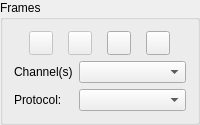
             <widget class="QGroupBox" name="framesGroupBox">
              <property name="title">
               <string>Frames</string>
              </property>
              <layout class="QGridLayout" name="gridLayout_32">
               <item row="0" column="0">
                <layout class="QHBoxLayout" name="horizontalLayout">
                 <property name="spacing">
                  <number>0</number>
                 </property>
                 <item>
                  <widget class="QToolButton" name="insertFramesBtn">
                   <property name="enabled">
                    <bool>false</bool>
                   </property>
                   <property name="sizePolicy">
                    <sizepolicy hsizetype="Fixed" vsizetype="Fixed">
                     <horstretch>0</horstretch>
                     <verstretch>0</verstretch>
                    </sizepolicy>
                   </property>
                   <property name="minimumSize">
                    <size>
                     <width>24</width>
                     <height>24</height>
                    </size>
                   </property>
                   <property name="maximumSize">
                    <size>
                     <width>24</width>
                     <height>24</height>
                    </size>
                   </property>
                   <property name="toolTip">
                    <string>Insert data frame(s)</string>
                   </property>
                   <property name="text">
                    <string/>
                   </property>
                   <property name="icon">
                    <iconset theme="document-import">
                     <normaloff>.</normaloff>.</iconset>
                   </property>
                  </widget>
                 </item>
                 <item>
                  <widget class="QToolButton" name="exportFramesBtn">
                   <property name="enabled">
                    <bool>false</bool>
                   </property>
                   <property name="sizePolicy">
                    <sizepolicy hsizetype="Fixed" vsizetype="Fixed">
                     <horstretch>0</horstretch>
                     <verstretch>0</verstretch>
                    </sizepolicy>
                   </property>
                   <property name="minimumSize">
                    <size>
                     <width>24</width>
                     <height>24</height>
                    </size>
                   </property>
                   <property name="maximumSize">
                    <size>
                     <width>24</width>
                     <height>24</height>
                    </size>
                   </property>
                   <property name="toolTip">
                    <string>Export frames</string>
                   </property>
                   <property name="text">
                    <string/>
                   </property>
                   <property name="icon">
                    <iconset theme="document-export">
                     <normaloff>.</normaloff>.</iconset>
                   </property>
                  </widget>
                 </item>
                 <item>
                  <widget class="QToolButton" name="removeCurrentFrameBtn">
                   <property name="enabled">
                    <bool>true</bool>
                   </property>
                   <property name="sizePolicy">
                    <sizepolicy hsizetype="Fixed" vsizetype="Fixed">
                     <horstretch>0</horstretch>
                     <verstretch>0</verstretch>
                    </sizepolicy>
                   </property>
                   <property name="minimumSize">
                    <size>
                     <width>24</width>
                     <height>24</height>
                    </size>
                   </property>
                   <property name="maximumSize">
                    <size>
                     <width>24</width>
                     <height>24</height>
                    </size>
                   </property>
                   <property name="toolTip">
                    <string>Remove current data frame</string>
                   </property>
                   <property name="text">
                    <string/>
                   </property>
                   <property name="icon">
                    <iconset theme="remove">
                     <normaloff>.</normaloff>.</iconset>
                   </property>
                  </widget>
                 </item>
                 <item>
                  <widget class="QToolButton" name="removeFramesBtn">
                   <property name="enabled">
                    <bool>true</bool>
                   </property>
                   <property name="sizePolicy">
                    <sizepolicy hsizetype="Fixed" vsizetype="Fixed">
                     <horstretch>0</horstretch>
                     <verstretch>0</verstretch>
                    </sizepolicy>
                   </property>
                   <property name="minimumSize">
                    <size>
                     <width>24</width>
                     <height>24</height>
                    </size>
                   </property>
                   <property name="maximumSize">
                    <size>
                     <width>24</width>
                     <height>24</height>
                    </size>
                   </property>
                   <property name="toolTip">
                    <string>Remove specified data frames</string>
                   </property>
                   <property name="text">
                    <string/>
                   </property>
                   <property name="icon">
                    <iconset theme="edit-delete">
                     <normaloff>.</normaloff>.</iconset>
                   </property>
                  </widget>
                 </item>
                </layout>
               </item>
               <item row="1" column="0">
                <layout class="QGridLayout" name="gridLayout">
                 <item row="0" column="0">
                  <widget class="QLabel" name="label_2">
                   <property name="text">
                    <string>Channel(s)</string>
                   </property>
                  </widget>
                 </item>
                 <item row="0" column="1">
                  <widget class="QComboBox" name="scanDisplayChannelCombobox">
                   <property name="toolTip">
                    <string>Select frame channels for display</string>
                   </property>
                   <property name="whatsThis">
                    <string>&lt;html&gt;&lt;head/&gt;&lt;body&gt;&lt;p&gt;This selects frame channels for display, &lt;span style=&quot; font-weight:600; font-style:italic;&quot;&gt;unless&lt;/span&gt; frames are multi-band images. Calcium transients computation is still performed on data ROIs defined in the channels as selected in the &amp;quot;EPSCaT&amp;quot; tab.&lt;/p&gt;&lt;p&gt;This has no effect on multi-band frame images.&lt;/p&gt;&lt;/body&gt;&lt;/html&gt;</string>
                   </property>
                  </widget>
                 </item>
                 <item row="1" column="0">
                  <widget class="QLabel" name="label_3">
                   <property name="text">
                    <string>Protocol:</string>
                   </property>
                  </widget>
                 </item>
                 <item row="1" column="1">
                  <widget class="QComboBox" name="protocolSelectionComboBox">
                   <property name="sizePolicy">
                    <sizepolicy hsizetype="Preferred" vsizetype="Fixed">
                     <horstretch>1</horstretch>
                     <verstretch>0</verstretch>
                    </sizepolicy>
                   </property>
                   <property name="toolTip">
                    <string>Filter frames by protocol</string>
                   </property>
                   <property name="whatsThis">
                    <string>Show only frames with the same protocol name.</string>
                   </property>
                  </widget>
                 </item>
                </layout>
               </item>
              </layout>
             </widget>
